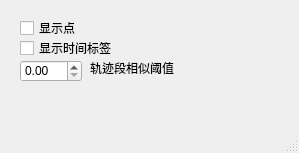
<?xml version="1.0" encoding="UTF-8"?>
<ui version="4.0">
 <class>mapSettingWin</class>
 <widget class="QMainWindow" name="mapSettingWin">
  <property name="geometry">
   <rect>
    <x>0</x>
    <y>0</y>
    <width>299</width>
    <height>153</height>
   </rect>
  </property>
  <property name="windowTitle">
   <string>MainWindow</string>
  </property>
  <widget class="QWidget" name="centralwidget">
   <widget class="QCheckBox" name="checkBox">
    <property name="geometry">
     <rect>
      <x>20</x>
      <y>20</y>
      <width>91</width>
      <height>16</height>
     </rect>
    </property>
    <property name="text">
     <string>显示点</string>
    </property>
   </widget>
   <widget class="QCheckBox" name="checkBox_2">
    <property name="geometry">
     <rect>
      <x>20</x>
      <y>40</y>
      <width>111</width>
      <height>16</height>
     </rect>
    </property>
    <property name="text">
     <string>显示时间标签</string>
    </property>
   </widget>
   <widget class="QDoubleSpinBox" name="doubleSpinBox">
    <property name="geometry">
     <rect>
      <x>20</x>
      <y>60</y>
      <width>62</width>
      <height>22</height>
     </rect>
    </property>
   </widget>
   <widget class="QLabel" name="label">
    <property name="geometry">
     <rect>
      <x>90</x>
      <y>60</y>
      <width>121</width>
      <height>16</height>
     </rect>
    </property>
    <property name="text">
     <string>轨迹段相似阈值</string>
    </property>
   </widget>
  </widget>
  <widget class="QStatusBar" name="statusbar"/>
 </widget>
 <resources/>
 <connections/>
</ui>
